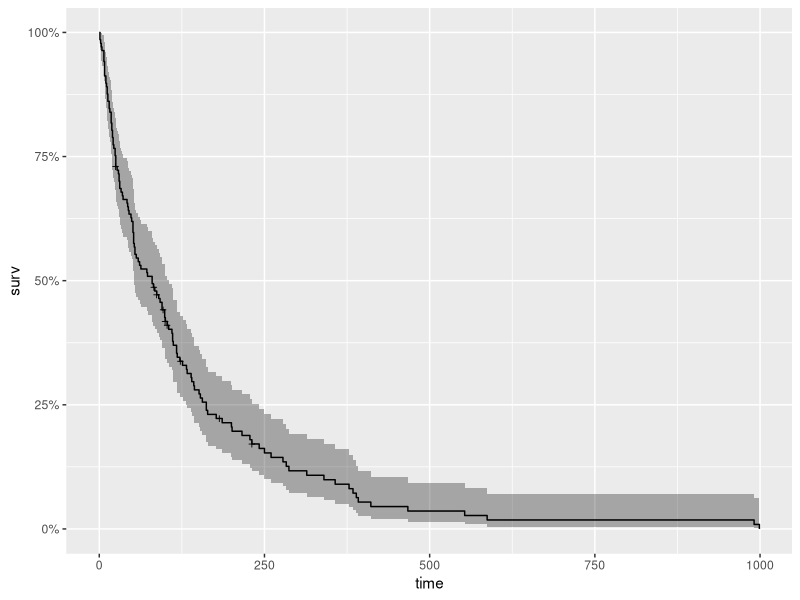
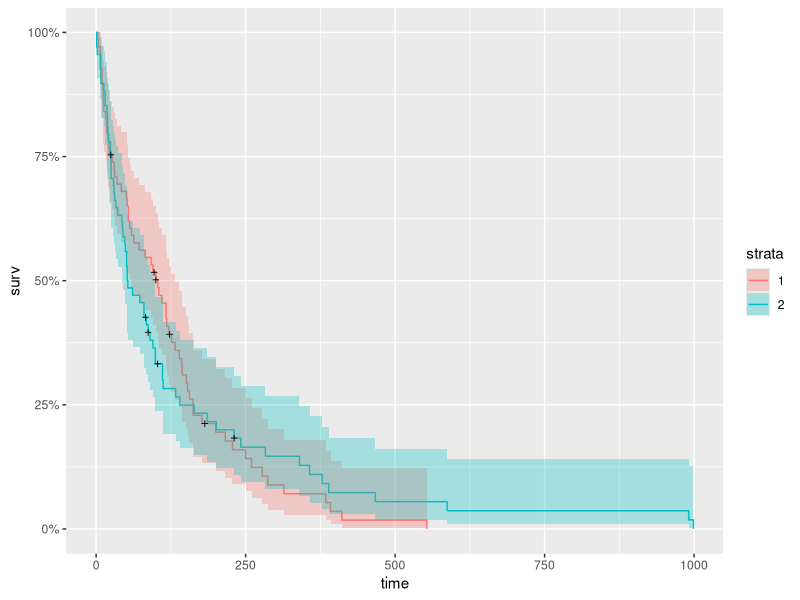
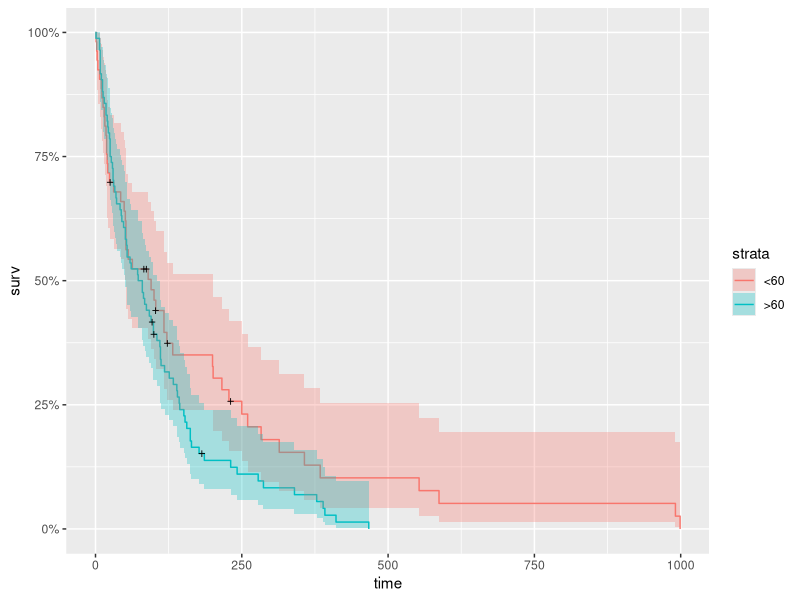
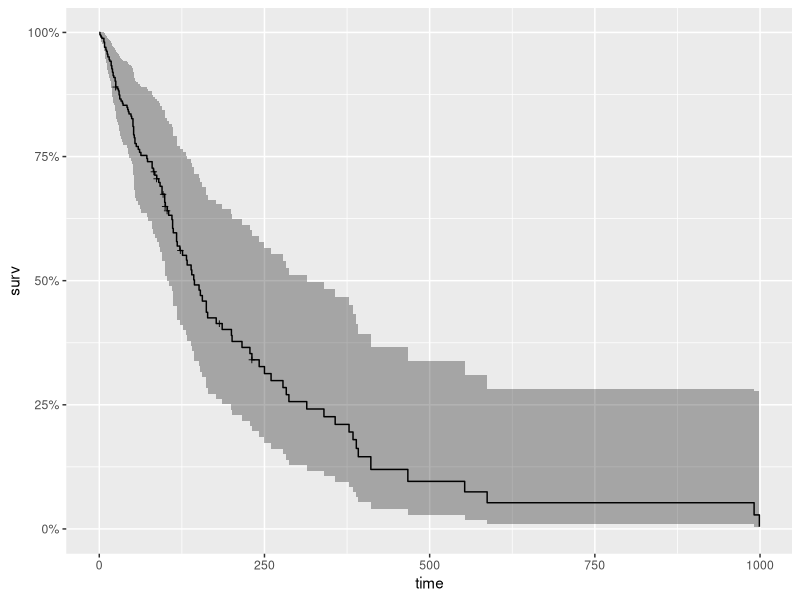
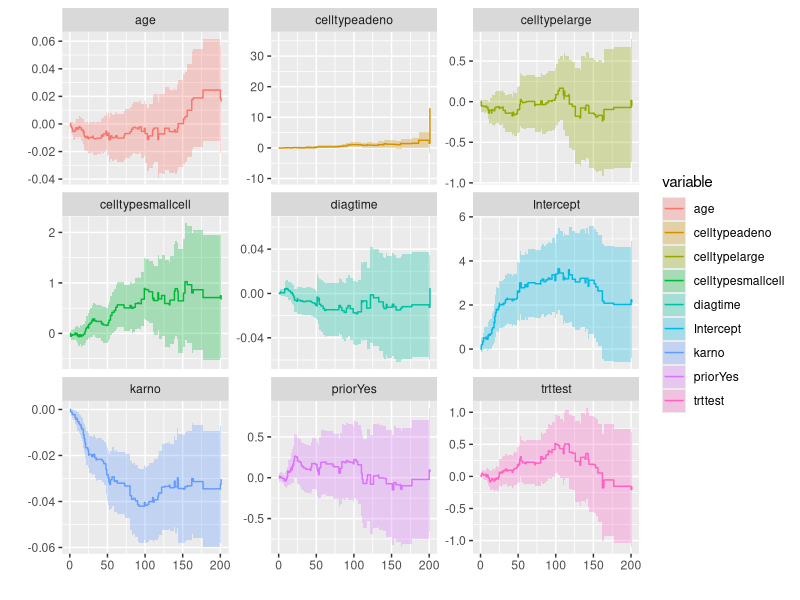
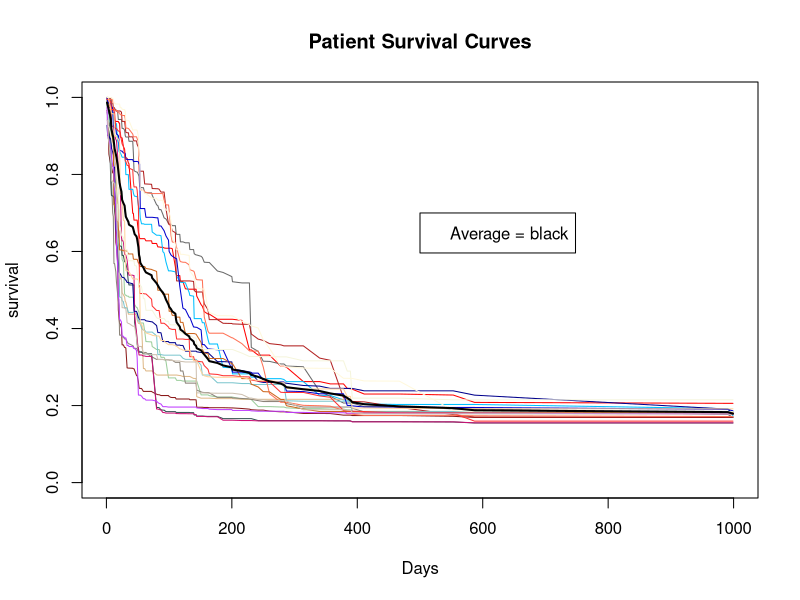
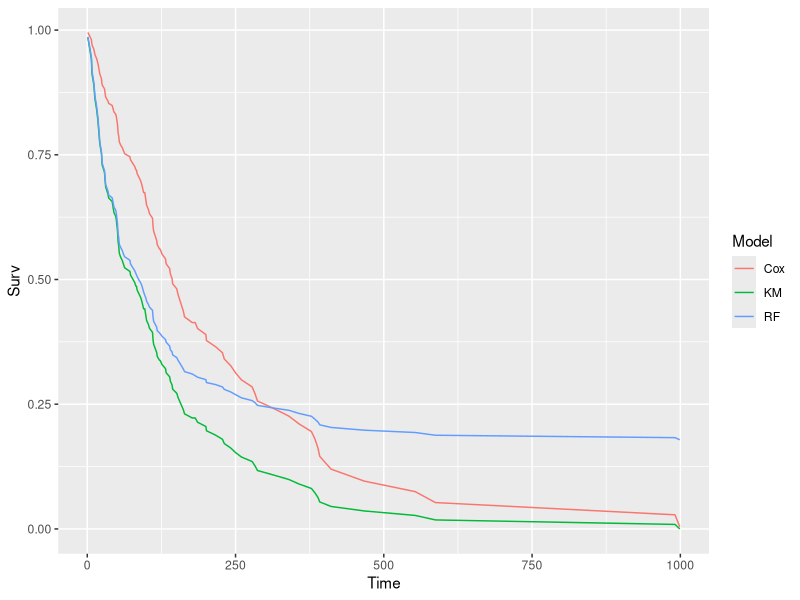

Here is the R script that generated these plots, in order:
install.packages("ranger")
install.packages("ggfortify")

library(survival)
library(ranger)
library(ggplot2)
library(dplyr)
library(ggfortify)
#dataset
veteran
# The first thing to do is to use Surv() to build the standard survival object. 
# The variable time records survival time; 
# status indicates whether the patient’s death was observed (status = 1) or that survival time was censored (status = 0).
# Note that a “+” after the time in the print out of km indicates censoring.
km <- with(veteran, Surv(time, status))
# fit km survival model
km_fit <- survfit(Surv(time, status) ~ 1, data=veteran)
summary(km_fit, times = c(1,30,60,90*(1:10)))
# base graphics is always ready
autoplot(km_fit)
# plot(km_fit, xlab="Days", main = 'Kaplan Meyer Plot') 
# survival curves by treatment
km_trt_fit <- survfit(Surv(time, status) ~ trt, data=veteran)
# plot(km_trt_fit, xlab="Days", main = 'Kaplan Meyer Plot') 
autoplot(km_trt_fit)
# stratified age "less than 60" and "over 60"
vet <- mutate(veteran, AG = ifelse((age < 60), "<60", ">60"),
              AG = factor(AG),
              trt = factor(trt,labels=c("standard","test")),
              prior = factor(prior,labels=c("N0","Yes")))

km_AG_fit <- survfit(Surv(time, status) ~ AG, data=vet)
autoplot(km_AG_fit) 
# Fit Cox Proportional Hazards Model
cox <- coxph(Surv(time, status) ~ trt + celltype + karno + diagtime + age + prior, data = vet)
summary(cox)
cox_fit <- survfit(cox)
#plot(cox_fit, main = "cph model", xlab="Days")
autoplot(cox_fit)
# assess model performance
aa_fit <-aareg(Surv(time, status) ~ trt + celltype + karno + diagtime + age + prior, data = vet)
aa_fit
# provides a more complete summary of results
summary(aa_fit)  
autoplot(aa_fit)
# fit ranger model - random forest
r_fit <- ranger(Surv(time, status) ~ trt + celltype + karno + diagtime + age + prior,
                data = vet,
                mtry = 4,
                importance = "permutation",
                splitrule = "extratrees",
                verbose = TRUE)
# Average the survival models
death_times <- r_fit$unique.death.times 
surv_prob <- data.frame(r_fit$survival)
avg_prob <- sapply(surv_prob,mean)
# Plot the survival models for each patient
plot(r_fit$unique.death.times,r_fit$survival[1,], 
     type = "l", 
     ylim = c(0,1),
     col = "red",
     xlab = "Days",
     ylab = "survival",
     main = "Patient Survival Curves")
#
cols <- colors()
for (n in sample(c(2:dim(vet)[1]), 20)){
  lines(r_fit$unique.death.times, r_fit$survival[n,], type = "l", col = cols[n])
}
lines(death_times, avg_prob, lwd = 2)
legend(500, 0.7, legend = c('Average = black'))
# ranger() ranks variable importance
vi <- data.frame(sort(round(r_fit$variable.importance, 4), decreasing = TRUE))
names(vi) <- "importance"
vi
# Harrell’s c-index 
cat("Prediction Error = 1 - Harrell's c-index = ", r_fit$prediction.error)
# compared 3 plots
# Set up for ggplot
kmi <- rep("KM",length(km_fit$time))
km_df <- data.frame(km_fit$time,km_fit$surv,kmi)
names(km_df) <- c("Time","Surv","Model")

coxi <- rep("Cox",length(cox_fit$time))
cox_df <- data.frame(cox_fit$time,cox_fit$surv,coxi)
names(cox_df) <- c("Time","Surv","Model")

rfi <- rep("RF",length(r_fit$unique.death.times))
rf_df <- data.frame(r_fit$unique.death.times,avg_prob,rfi)
names(rf_df) <- c("Time","Surv","Model")

plot_df <- rbind(km_df,cox_df,rf_df)

p <- ggplot(plot_df, aes(x = Time, y = Surv, color = Model))
p + geom_line()
